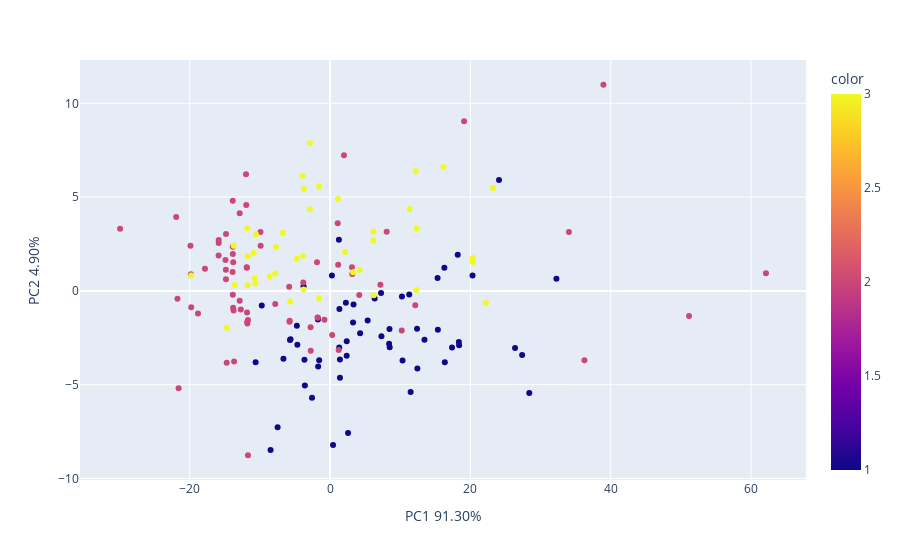

Notebook code cell kept with this figure:
### Code cell
df_meancentered = mean_center(feature_df)
PCAplotting(df_meancentered, data['0'])

### Figure 1 — Plotly figure (JSON) as saved in the notebook; plotly's stock layout.template omitted (floating-point values rounded to 4 significant figures; data arrays with more than 128 entries replaced by an {"elided": "..."} marker saying what was removed)
{"data": [{"hovertemplate": "PC1 91.30%=%{x}<br>PC2 4.90%=%{y}<br>color=%{marker.color}<extra></extra>", "legendgroup": "", "marker": {"color": {"elided": "168 int values"}, "coloraxis": "coloraxis", "symbol": "circle"}, "mode": "markers", "name": "", "orientation": "v", "showlegend": false, "type": "scatter", "x": {"elided": "168 float values"}, "xaxis": "x", "y": {"elided": "168 float values"}, "yaxis": "y"}], "layout": {"coloraxis": {"colorbar": {"title": {"text": "color"}}, "colorscale": [[0, "#0d0887"], [0.1111, "#46039f"], [0.2222, "#7201a8"], [0.3333, "#9c179e"], [0.4444, "#bd3786"], [0.5556, "#d8576b"], [0.6667, "#ed7953"], [0.7778, "#fb9f3a"], [0.8889, "#fdca26"], [1, "#f0f921"]]}, "legend": {"tracegroupgap": 0}, "margin": {"t": 60}, "xaxis": {"anchor": "y", "domain": [0, 1], "title": {"text": "PC1 91.30%"}}, "yaxis": {"anchor": "x", "domain": [0, 1], "title": {"text": "PC2 4.90%"}}}}
